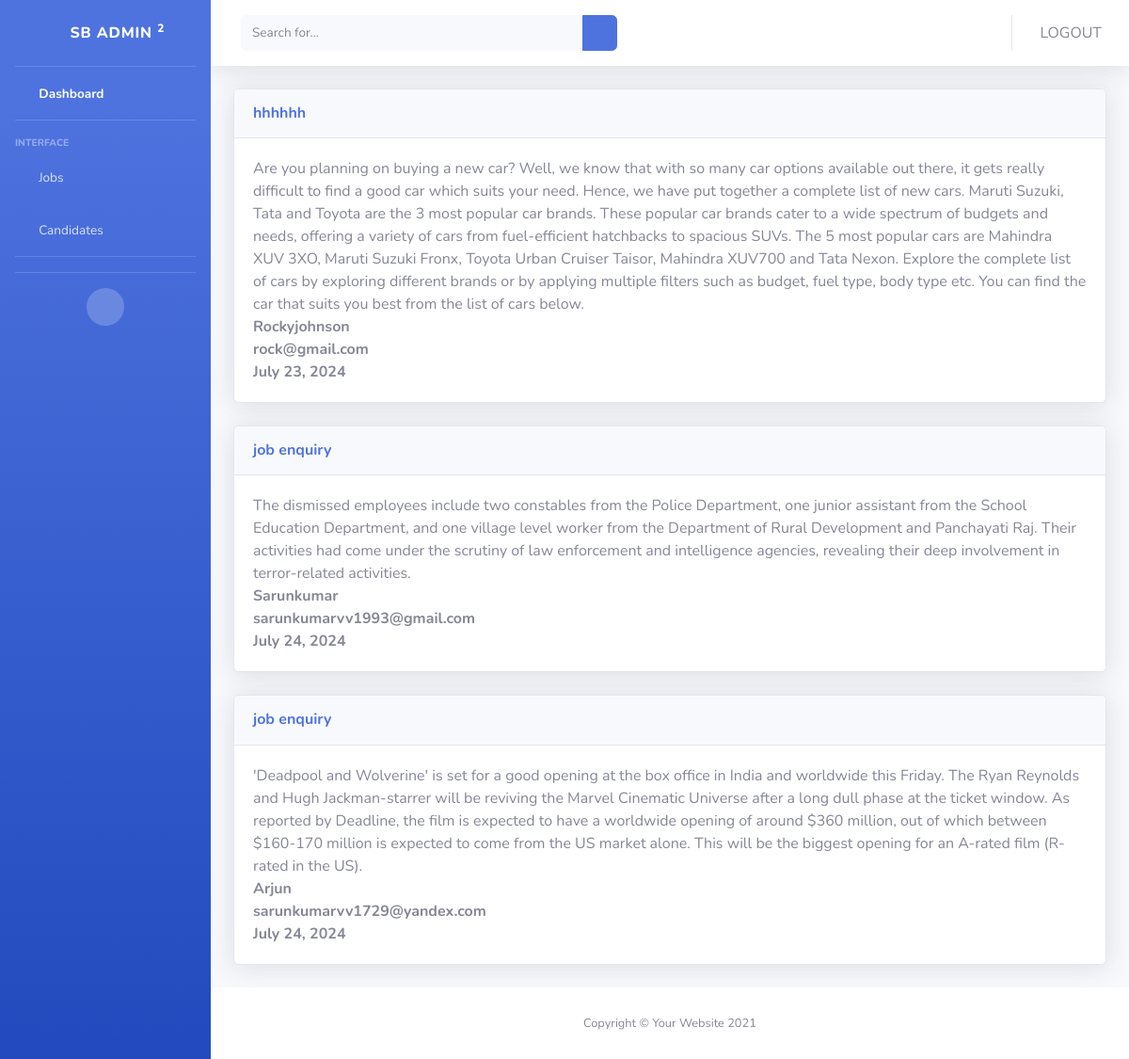
/messages-page, run on the app's committed database.
### app1/models.py (models this page shows)
class Messages(models.Model):
      message = models.CharField(max_length=255)
      full_name = models.CharField(max_length=255,null=True)
      email = models.CharField(max_length=255,null=True)
      subject = models.CharField(max_length=255,null=True)
      send_date = models.DateField(auto_now=True)
      phone=models.CharField(max_length=20,null=True)

### app1/views.py (the view)
# urls.py: path('messages-page',views.messages_page,name='messages-page'),
def messages_page(request):
      messages = Messages.objects.all()
      context = {'messages':messages}
      return render(request,'admin/messages.html',context)

### templates/admin/messages.html
{% extends 'admin/base.html' %}
{% block main %}
      {% for message in messages %}
                              <div class="card shadow mb-4">
                                    <a href="#collapseCardExample" class="d-block card-header py-3" data-toggle="collapse"
                                    role="button" aria-expanded="true" aria-controls="collapseCardExample">
                                    <h6 class="m-0 font-weight-bold text-primary">{{message.subject}}</h6>
                                    </a>
                                    <div class="collapse show" id="collapseCardExample">
                                    <div class="card-body">
                                          {{message.message}}
                                          <br>
                                          <span style="font-weight:bold;">{{message.full_name}}</span>
                                          <br>
                                          <span style="font-weight:bold;">{{message.email}}</span>
                                          <br>
                                          <span style="font-weight:bold;">{{message.send_date}}</span>
                                    </div>
                                    </div>
                              </div>
      {% endfor %}
{% endblock %}

### data on the page
Messages: subject "hhhhhh", message "Are you planning on buying a new car? Well, we know that with so many car options available out there, it gets really difficult to find a good car which suits your need. Hence, we have put together a complete list of new cars. Maruti Suzuki, Tata and Toyota are the 3 most popular car brands. These popular car brands cater to a wide spectrum of budgets and needs, offering a variety of cars from fuel-efficient hatchbacks to spacious SUVs. The 5 most popular cars are Mahindra XUV 3XO, Maruti Suzuki Fronx, Toyota Urban Cruiser Taisor, Mahindra XUV700 and Tata Nexon. Explore the complete list of cars by exploring different brands or by applying multiple filters such as budget, fuel type, body…", full_name "Rockyjohnson", email "rock@gmail.com", send_date "July 23, 2024"
Messages: subject "job enquiry", message "The dismissed employees include two constables from the Police Department, one junior assistant from the School Education Department, and one village level worker from the Department of Rural Development and Panchayati Raj. Their activities had come under the scrutiny of law enforcement and intelligence agencies, revealing their deep involvement in terror-related activities.", full_name "Sarunkumar", email "sarunkumarvv1993@gmail.com", send_date "July 24, 2024"
Messages: subject "job enquiry", message "'Deadpool and Wolverine' is set for a good opening at the box office in India and worldwide this Friday. The Ryan Reynolds and Hugh Jackman-starrer will be reviving the Marvel Cinematic Universe after a long dull phase at the ticket window. As reported by Deadline, the film is expected to have a worldwide opening of around $360 million, out of which between $160-170 million is expected to come from the US market alone. This will be the biggest opening for an A-rated film (R-rated in the US).", full_name "Arjun", email "sarunkumarvv1729@yandex.com", send_date "July 24, 2024"
